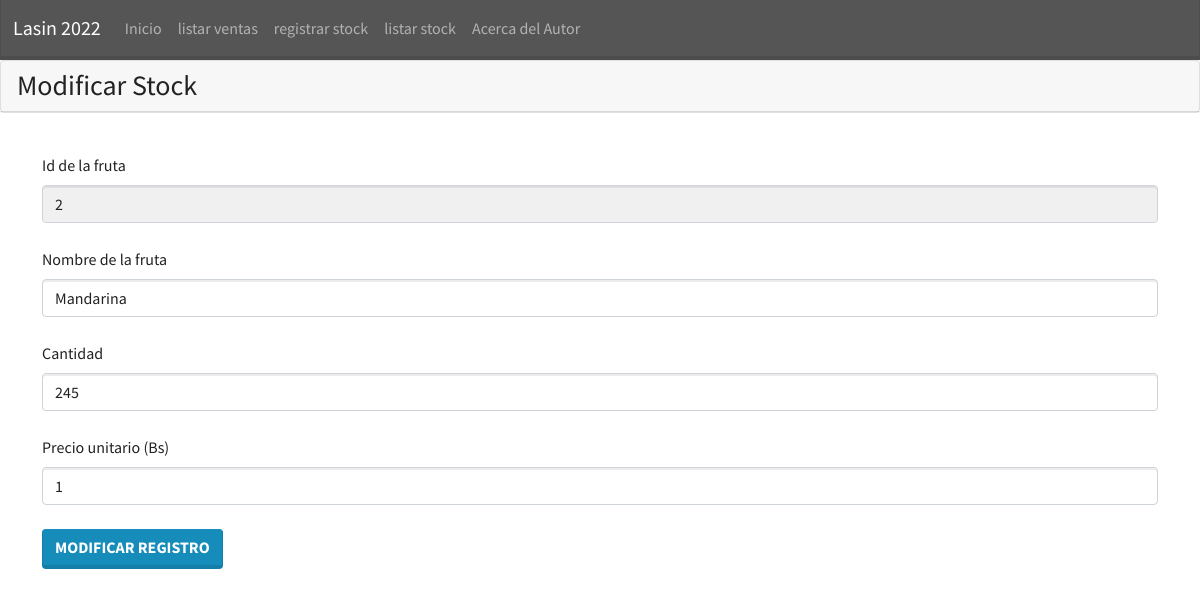
/modificarstock.php?id=2, run on the app's committed database.
### tables this page shows
CREATE TABLE `stock` (
  `idstock` int(11) NOT NULL,
  `nombre` varchar(40) NOT NULL,
  `cantidad` int(5) NOT NULL,
  `preciounitario` int(5) NOT NULL
);

### modificarstock.php (the view)
<?php
    if (isset($_GET["id"])) {
        $id = $_GET["id"];
        $servidor = "localhost";
        $usuario = "root";
        $password = "";
        $BD = "frutas";
        $conectar = mysqli_connect($servidor, $usuario, $password, $BD);
        $consulta = "SELECT * FROM stock WHERE idstock = ".$id;
        $resultado = mysqli_query($conectar,$consulta);
        $registro = mysqli_fetch_array($resultado);
    }
?>
<?php
    include('./template/cabecera.php')
?>
<div class="card mb-3">
        <h3 class="card-header">Modificar Stock</h3>
    </div>
    <div class="container">
        <form method="post" action="stock_ABM.php">
            <fieldset>
                <div class="form-group">
                    <label class="form-label mt-4">Id de la fruta</label>
                    <input type="text" class="form-control" name="id" aria-describedby="id" value="<?php echo $registro['idstock'] ?>" readonly >
                </div>
                <div class="form-group">
                    <label class="form-label mt-4">Nombre de la fruta</label>
                    <input type="text" class="form-control" name="nombrefruta" aria-describedby="fruta" value="<?php echo $registro['nombre'] ?>">
                </div>
                <div class="form-group">
                    <label class="form-label mt-4">Cantidad</label>
                    <input type="text" class="form-control" name="cantidad" aria-describedby="cantidadregistrar" value="<?php echo $registro['cantidad'] ?>">
                </div>
                <div class="form-group">
                    <label class="form-label mt-4">Precio unitario (Bs)</label>
                    <input type="text" class="form-control" name="precio" aria-describedby="preciounitario" value="<?php echo $registro['preciounitario'] ?>">
                </div>
                <br>
                <button type="submit" class="btn btn-primary" name="modificar">Modificar registro</button>
            </fieldset>
        </form>
    </div>
</body>
</html>

### data on the page
stock: id "2", nombrefruta "Mandarina", cantidad "245", precio "1"
